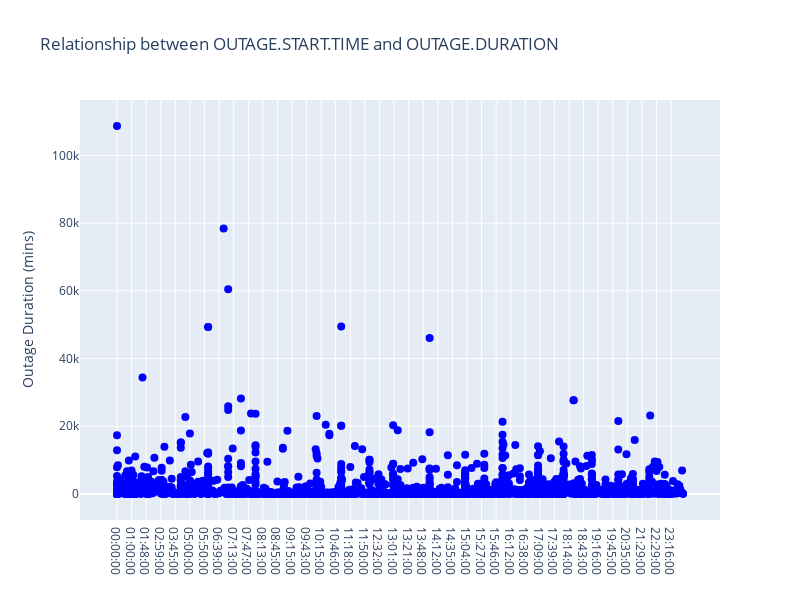

Notebook source saved alongside this figure:
### Code cell
df_extracted = df_interest[['OUTAGE.START.TIME', 'OUTAGE.DURATION']]
df_extracted['OUTAGE.DURATION'] = df_extracted['OUTAGE.DURATION']
df_sorted = df_extracted.sort_values(by='OUTAGE.START.TIME')
labels = {
    'title': 'Relationship between OUTAGE.START.TIME and OUTAGE.DURATION',
    'xtitle': 'Outage Start Time',
    'ytitle': 'Outage Duration (mins)'
}
f1 = gen_uni_scatter(df_sorted['OUTAGE.START.TIME'], df_sorted['OUTAGE.DURATION'], labels)

f1.show()
f1.write_html('fig1.html', include_plotlyjs='cdn')

### Figure 1 — Plotly figure (JSON) as saved in the notebook; plotly's stock layout.template omitted (floating-point values rounded to 4 significant figures; data arrays with more than 128 entries replaced by an {"elided": "..."} marker saying what was removed)
{"data": [{"marker": {"color": "blue", "size": 8}, "mode": "markers", "name": "Power Outages", "type": "scatter", "x": {"elided": "1534 str values"}, "y": {"elided": "1534 int values"}}], "layout": {"height": 600, "title": {"text": "Relationship between OUTAGE.START.TIME and OUTAGE.DURATION"}, "width": 800, "xaxis": {"autorange": true, "range": [-40.6, 661.6], "type": "category"}, "yaxis": {"autorange": true, "range": [-7677.0, 116300.0], "title": {"text": "Outage Duration (mins)"}, "type": "linear"}}}
